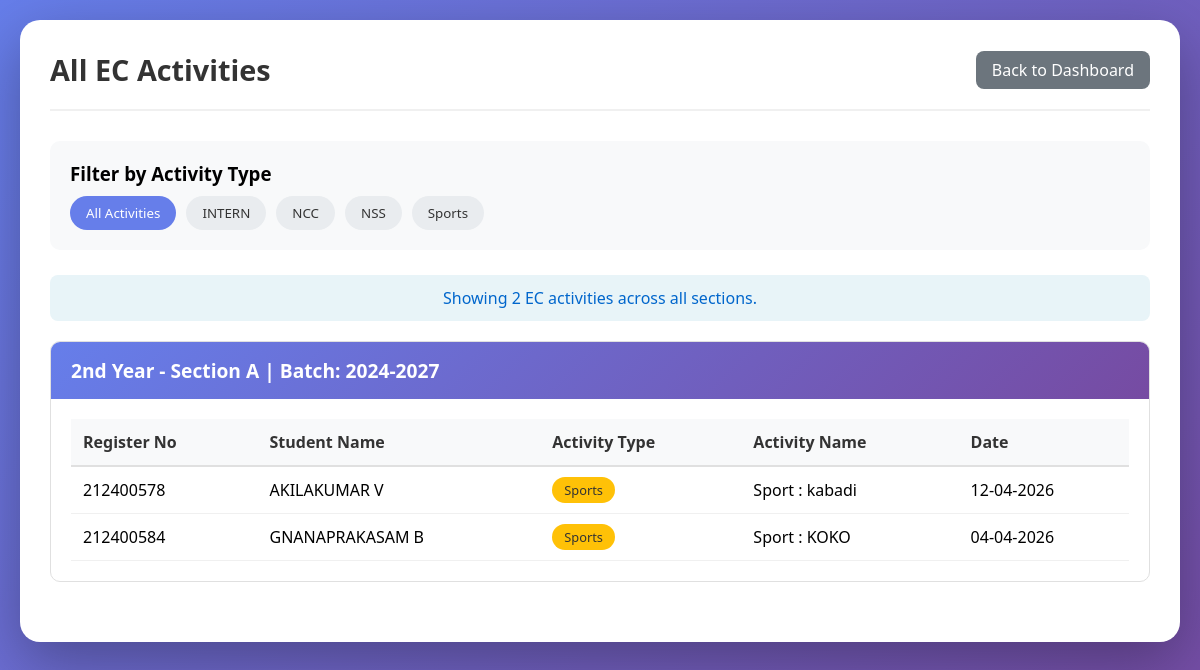
/all_ec_activities (signed in), run on the app's committed database.
### app.py (models this page shows)
class ActivityType(db.Model):
    __tablename__ = 'activity_types'
    id = db.Column(db.Integer, primary_key=True, autoincrement=True)
    name = db.Column(db.String(100), nullable=False)
    description = db.Column(db.String(200))
    department_id = db.Column(db.Integer, db.ForeignKey('departments.id'), nullable=False)
    created_at = db.Column(db.DateTime, default=datetime.now)
    __table_args__ = (db.UniqueConstraint('name', 'department_id', name='unique_activity_per_dept'),)

class Student(db.Model):
    __tablename__ = 'students'
    id = db.Column(db.Integer, primary_key=True, autoincrement=True)
    register_number = db.Column(db.String(20), unique=True, nullable=False)
    name = db.Column(db.String(100), nullable=False)
    year = db.Column(db.String(20), nullable=False)
    section = db.Column(db.String(1), nullable=False)
    batch = db.Column(db.String(20))
    department_id = db.Column(db.Integer, db.ForeignKey('departments.id'), nullable=False)
    created_at = db.Column(db.DateTime, default=datetime.now)
    attendances = db.relationship('Attendance', backref='student', lazy=True, cascade='all, delete-orphan')

class Extracurricular(db.Model):
    __tablename__ = 'extracurricular'
    __table_args__ = {'extend_existing': True}
    id = db.Column(db.Integer, primary_key=True, autoincrement=True)
    student_id = db.Column(db.Integer, db.ForeignKey('students.id'), nullable=False)
    activity_type_id = db.Column(db.Integer, db.ForeignKey('activity_types.id'), nullable=False)
    activity_date = db.Column(db.Date, nullable=False, default=datetime.now().date)
    notes = db.Column(db.String(500))
    student = db.relationship('Student', backref='extracurricular_activities')
    activity_type = db.relationship('ActivityType', backref='extracurricular_activities')

### app.py (the view)
@app.route('/all_ec_activities')
def all_ec_activities():
    role = session.get('role')
    if role not in ['dept_admin', 'dept_admin_viewer']:
        return redirect(url_for('index'))
    department_id = session.get('department_id')
    all_activities = Extracurricular.query.filter(
        ~Extracurricular.notes.like('OD_%')
    ).join(Student).filter(Student.department_id == department_id).order_by(Extracurricular.activity_date.desc()).all()
    grouped_data = {}
    for activity in all_activities:
        student = activity.student
        if not student:
            continue
        year = student.year
        section = student.section
        key = f"{year} - Section {section}"
        if key not in grouped_data:
            grouped_data[key] = {
                'year': year,
                'section': section,
                'activities': []
            }
        grouped_data[key]['activities'].append({
            'student_name': student.name,
            'register_number': student.register_number,
            'activity_type': activity.activity_type.name if activity.activity_type else 'Unknown',
            'activity_name': activity.notes if activity.notes else activity.activity_type.name,
            'activity_date': activity.activity_date,
            'batch': student.batch
        })
    activity_types = ActivityType.query.filter_by(department_id=department_id).order_by(ActivityType.name).all()
    return render_template('all_ec_activities.html',
                         grouped_data=grouped_data,
                         activity_types=activity_types)

### app.py (called while the page is built)
@app.context_processor
def inject_datetime():
    return {'datetime': datetime}

### templates/all_ec_activities.html (shortened to what this page needs)
<!DOCTYPE html>
<html lang="en">
<head>
</head>
<body>
    <div class="container">
        <div class="header">
            <h1>All EC Activities</h1>
            <a href="{{ url_for('admin_dashboard') }}" class="back-btn">Back to Dashboard</a>
        </div>
        <div class="filter-section">
            <h3>Filter by Activity Type</h3>
            <div class="filter-buttons">
                <button class="filter-btn active" data-filter="all">All Activities</button>
                {% for type in activity_types %}
                <button class="filter-btn" data-filter="{{ type.name }}">{{ type.name }}</button>
                {% endfor %}
            </div>
        </div>
        <div class="stats" id="stats">
        </div>
        <div id="activities-container">
            {% for key, data in grouped_data.items() %}
            <div class="year-section" data-year="{{ data.year }}" data-section="{{ data.section }}">
                <div class="year-header">
                    {{ key }} | Batch: {{ data.activities[0].batch if data.activities else 'N/A' }}
                </div>
                <div class="table-wrapper">
                    <table class="activity-table">
                        <thead>
                            <tr>
                                <th>Register No</th>
                                <th>Student Name</th>
                                <th>Activity Type</th>
                                <th>Activity Name</th>
                                <th>Date</th>
                            </thead>
                        <tbody>
                            {% for activity in data.activities %}
                            <tr data-activity-type="{{ activity.activity_type }}">
                                <td>{{ activity.register_number }}</div>
                                <td>{{ activity.student_name }}</div>
                                <td><span class="activity-badge">{{ activity.activity_type }}</span></div>
                                <td>{{ activity.activity_name }}</div>
                                <td>{{ activity.activity_date.strftime('%d-%m-%Y') }}</div>
                            </tr>
                            {% endfor %}
            {% endfor %}
</body>
</html>

### templates/all_ec_activities.html (style rules this page uses)
* { margin: 0; padding: 0; box-sizing: border-box; font-family: 'Segoe UI', Tahoma, Geneva, Verdana, sans-serif; }
body { background: linear-gradient(135deg, #667eea 0%, #764ba2 100%); min-height: 100vh; padding: 20px; }
.container { background: white; border-radius: 20px; box-shadow: 0 20px 60px rgba(0,0,0,0.3); max-width: 1400px; margin: 0 auto; padding: 30px; }
.header { display: flex; justify-content: space-between; align-items: center; margin-bottom: 30px; padding-bottom: 20px; border-bottom: 2px solid #f0f0f0; flex-wrap: wrap; gap: 15px; }
.header h1 { color: #333; font-size: 1.8em; }
.filter-section { background: #f8f9fa; padding: 20px; border-radius: 10px; margin-bottom: 25px; }
.filter-buttons { display: flex; flex-wrap: wrap; gap: 10px; margin-top: 10px; }
.filter-btn { background: #e9ecef; color: #333; border: none; padding: 8px 16px; border-radius: 20px; cursor: pointer; transition: all 0.3s; }
.filter-btn.active { background: #667eea; color: white; }
.year-section { margin-bottom: 30px; border: 1px solid #e0e0e0; border-radius: 10px; overflow: hidden; }
.year-header { background: linear-gradient(135deg, #667eea 0%, #764ba2 100%); color: white; padding: 15px 20px; font-size: 1.2em; font-weight: bold; }
.table-wrapper { overflow-x: auto; padding: 20px; }
table { width: 100%; border-collapse: collapse; }
th { background: #f8f9fa; color: #333; padding: 12px; text-align: left; font-weight: 600; border-bottom: 2px solid #e0e0e0; }
td { padding: 10px 12px; border-bottom: 1px solid #f0f0f0; }
.activity-badge { display: inline-block; background: #ffc107; color: #333; padding: 4px 12px; border-radius: 20px; font-size: 0.8em; font-weight: 500; }
.back-btn { background: #6c757d; color: white; padding: 8px 16px; text-decoration: none; border-radius: 8px; }
.stats { background: #e8f4f8; padding: 12px 20px; border-radius: 8px; margin-bottom: 20px; text-align: center; color: #0066cc; }

### data on the page
ActivityType: name "INTERN"
ActivityType: name "NCC"
ActivityType: name "NSS"
ActivityType: name "Sports", activity_type "Sports" "Sports"
Student: batch "2024-2027", register_number "212400578", student_name "AKILAKUMAR V"
Extracurricular: activity_name "Sport : kabadi", activity_date "12-04-2026"
Student: register_number "212400584", student_name "GNANAPRAKASAM B"
Extracurricular: activity_name "Sport : KOKO", activity_date "04-04-2026"

### other printed values
{{ key }} "2nd Year - Section A"
